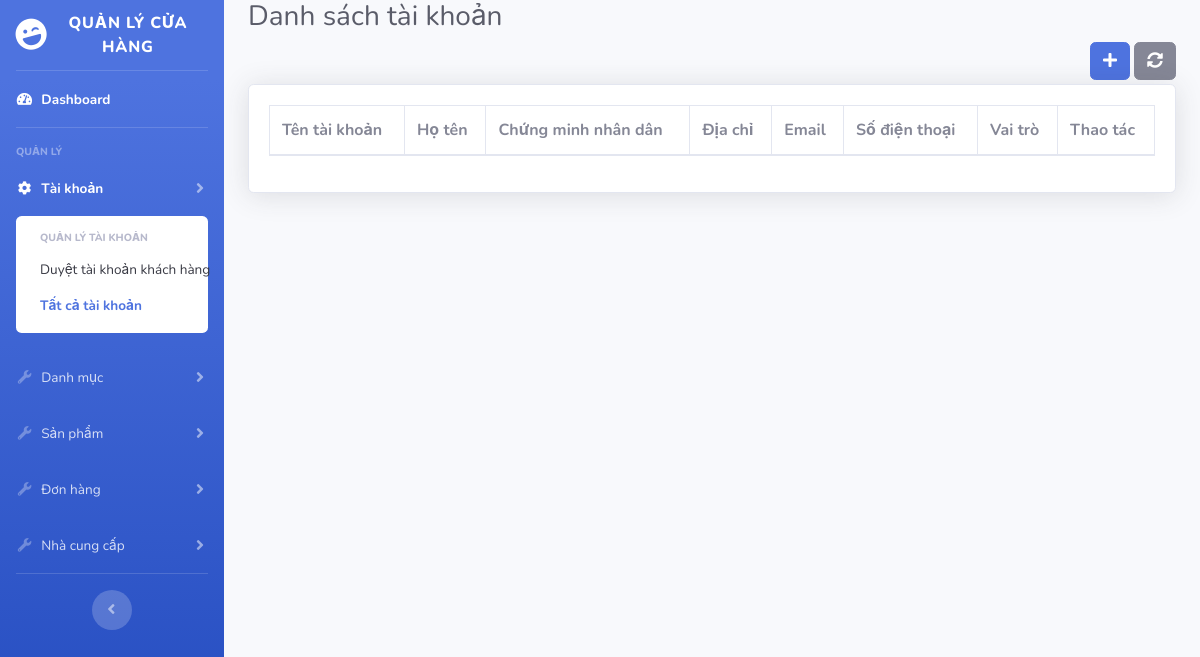
Page /admin/users.php on the earlier database version.
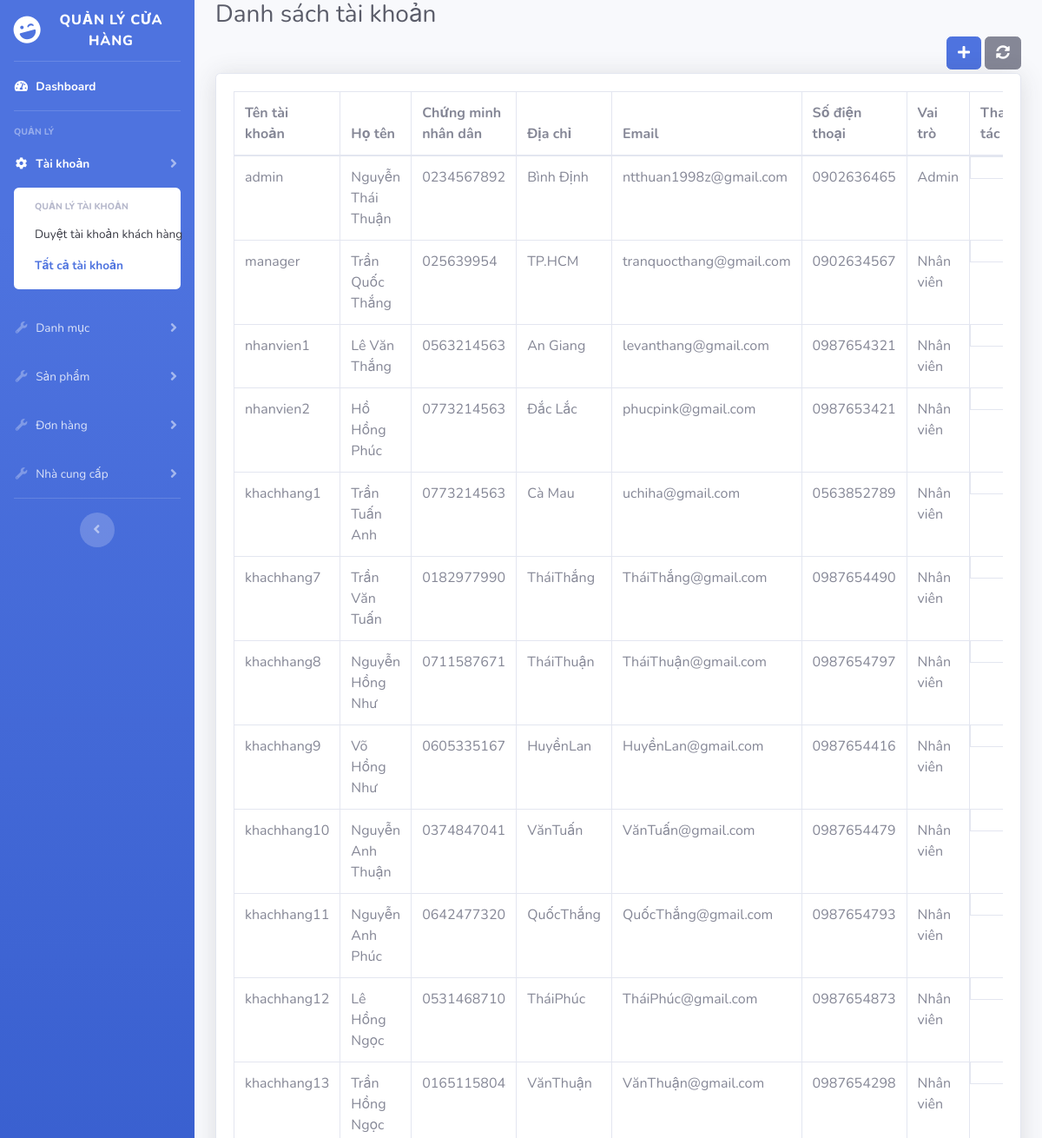
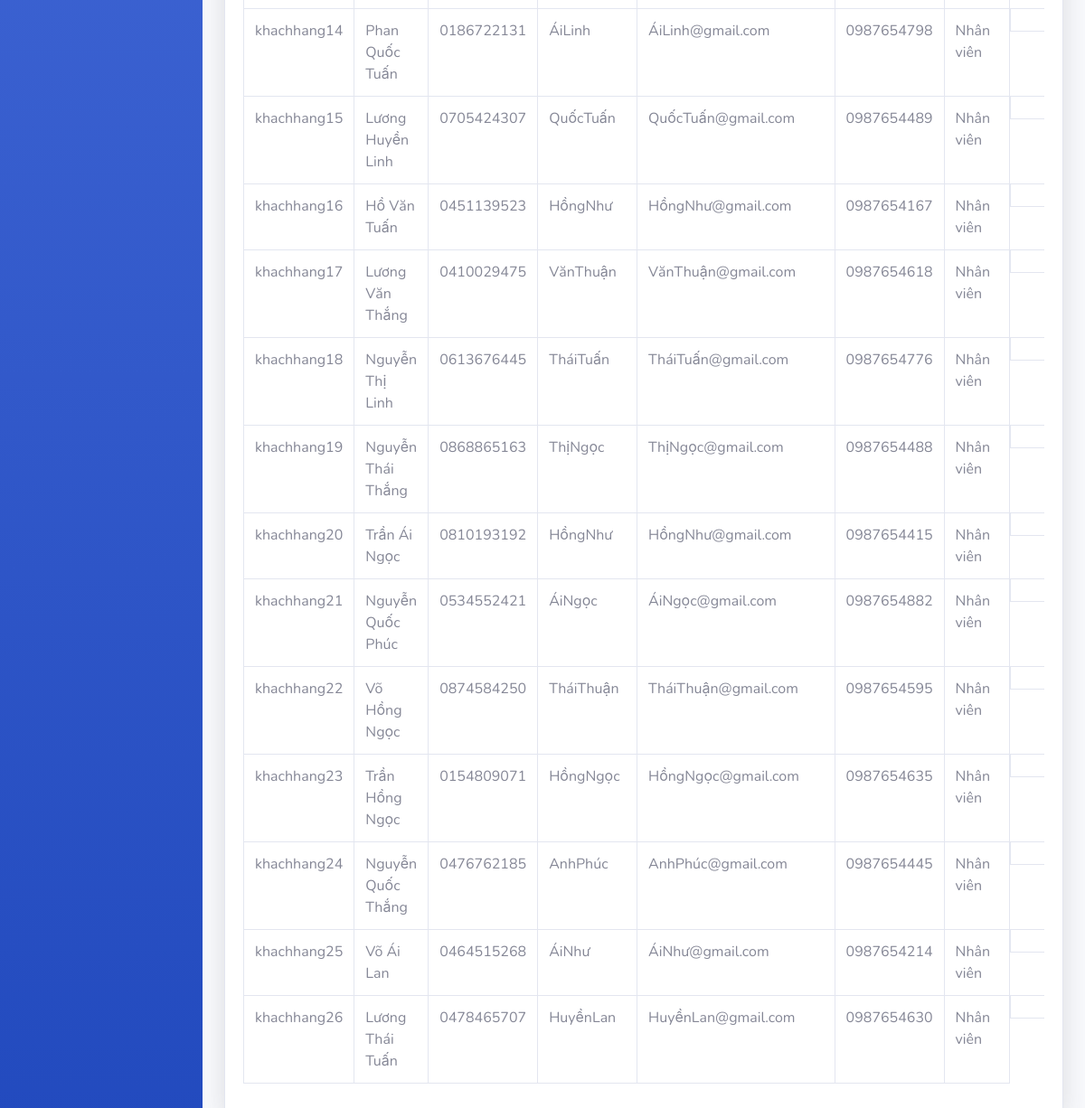
Same page on the later database version (2 pictures, top to bottom).
### tables this page shows
CREATE TABLE `taikhoan` (
  `IDUSER` int(10) NOT NULL,
  `USERNAME` varchar(255) NOT NULL,
  `PASSWORD` varchar(255) NOT NULL,
  `NAME` varchar(255) NOT NULL,
  `CMND` varchar(10) NOT NULL,
  `ADDRESS` varchar(255) NOT NULL,
  `EMAIL` varchar(255) NOT NULL,
  `PHONE` varchar(255) NOT NULL,
  `LEVEL` int(1) NOT NULL,
  `DUYET` tinyint(2) NOT NULL DEFAULT 0
);

### core/db.inc (called while the page is built, shortened)
<?php
   	$databaseName = "pizzacompany";
?>

### core/DataProvider.php (called while the page is built, shortened)
<?php
class DataProvider
{
	public static function executeQuery($sql)
	{
		include ('db.inc');
		if (!($connection = mysqli_connect($hostName,$username,$password,$databaseName)))
			die ("couldn't connect to localhost");
		if (!($result = mysqli_query($connection,$sql)))
			showError();
		return $result;
	}
}
?>

### admin/users.php (the view, shortened to what this page needs)
<?php
include("includes/head.php");
?>
<body id="page-top">
    <div id="wrapper">
        <?php include('includes/sidebar.php'); ?>
        <div id="content-wrapper" class="d-flex flex-column">
            <div id="content">
                <div class="container-fluid">
                    <h1 class="h3 mb-2 text-gray-800">Danh sách tài khoản</h1>
                    <div class="d-flex flex-row-reverse">
                        <button type="button" class="btn btn-secondary mb-1">
                            <i class="fa fa-sync-alt"></i>
                        </button>
                        <button type="button" class="btn btn-primary mb-1 mr-1" data-toggle="modal" data-target="#addUserModal">
                            <i class="fa fa-plus"></i>
                        </button>
                    </div>
                    <div class="card shadow mb-4">
                        <div class="card-body">
                            <div class="table-responsive">
                                <table class="table table-bordered" id="dataTable" width="100%" cellspacing="0">
                                    <thead>
                                        <tr>
                                            <th>Tên tài khoản</th>
                                            <th>Họ tên</th>
                                            <th>Chứng minh nhân dân</th>
                                            <th>Địa chỉ</th>
                                            <th>Email</th>
                                            <th>Số điện thoại</th>
                                            <th>Vai trò</th>
                                            <th>Thao tác</th>
                                        </tr>
                                    </thead>
                                    <tbody>
                                        <?php
                                        $sql = "SELECT * FROM taikhoan WHERE DUYET = 1";
                                        $result = DataProvider::executeQuery($sql);
                                        while ($row = mysqli_fetch_assoc($result)) {
                                            $level = $row['LEVEL'];
                                            switch ($level) {
                                                case 3:
                                                    $role = "Admin";
                                                    break;
                                                case 2:
                                                    $role = "Nhân viên";
                                                    break;
                                                case 1:
                                                    $role = "Nhân viên";
                                                    break;
                                            }
                                            ?>
                                                <tr id="<?php echo $row['IDUSER']; ?>">
                                                    <td><?php echo $row['USERNAME']; ?></td>
                                                    <td><?php echo $row['NAME']; ?></td>
                                                    <td><?php echo $row['CMND']; ?></td>
                                                    <td><?php echo $row['ADDRESS']; ?></td>
                                                    <td><?php echo $row['EMAIL']; ?></td>
                                                    <td><?php echo $row['PHONE']; ?></td>
                                                    <td id="<?php echo $level; ?>"><?php echo $role; ?></td>
                                                    <td style='display:flex'></td>
                                                </tr>
                                            <?php } ?>
                                    </tbody>
                                </table>
                            </div>
                        </div>
                    </div>
                </div>
            </div>
        </div>
    </div>
</body>
</html>

Differences in the rows shown:
now on this page (row edited): taikhoan: USERNAME "admin", NAME "Nguyễn Thái Thuận", CMND "0234567892", ADDRESS "Bình Định", EMAIL "ntthuan1998z@gmail.com", PHONE "0902636465", LEVEL "Admin"
now on this page (row edited): taikhoan: USERNAME "manager", NAME "Trần Quốc Thắng", CMND "025639954", ADDRESS "TP.HCM", EMAIL "tranquocthang@gmail.com", PHONE "0902634567", LEVEL "Nhân viên"
now on this page (row edited): taikhoan: USERNAME "nhanvien1", NAME "Lê Văn Thắng", CMND "0563214563", ADDRESS "An Giang", EMAIL "levanthang@gmail.com", PHONE "0987654321", LEVEL "Nhân viên"
added taikhoan: USERNAME "nhanvien2", NAME "Hồ Hồng Phúc", CMND "0773214563", ADDRESS "Đắc Lắc", EMAIL "phucpink@gmail.com", PHONE "0987653421", LEVEL "Nhân viên"
added taikhoan: USERNAME "khachhang1", NAME "Trần Tuấn Anh", CMND "0773214563", ADDRESS "Cà Mau", EMAIL "uchiha@gmail.com", PHONE "0563852789", LEVEL "Nhân viên"
added taikhoan: USERNAME "khachhang7", NAME "Trần Văn Tuấn", CMND "0182977990", ADDRESS "TháiThắng", EMAIL "TháiThắng@gmail.com", PHONE "0987654490", LEVEL "Nhân viên"
added taikhoan: USERNAME "khachhang8", NAME "Nguyễn Hồng Như", CMND "0711587671", ADDRESS "TháiThuận", EMAIL "TháiThuận@gmail.com", PHONE "0987654797", LEVEL "Nhân viên"
now on this page (row edited): taikhoan: USERNAME "khachhang9", NAME "Võ Hồng Như", CMND "0605335167", ADDRESS "HuyềnLan", EMAIL "HuyềnLan@gmail.com", PHONE "0987654416", LEVEL "Nhân viên"
added taikhoan: USERNAME "khachhang10", NAME "Nguyễn Anh Thuận", CMND "0374847041", ADDRESS "VănTuấn", EMAIL "VănTuấn@gmail.com", PHONE "0987654479", LEVEL "Nhân viên"
now on this page (row edited): taikhoan: USERNAME "khachhang11", NAME "Nguyễn Anh Phúc", CMND "0642477320", ADDRESS "QuốcThắng", EMAIL "QuốcThắng@gmail.com", PHONE "0987654793", LEVEL "Nhân viên"
added taikhoan: USERNAME "khachhang12", NAME "Lê Hồng Ngọc", CMND "0531468710", ADDRESS "TháiPhúc", EMAIL "TháiPhúc@gmail.com", PHONE "0987654873", LEVEL "Nhân viên"
added taikhoan: USERNAME "khachhang13", NAME "Trần Hồng Ngọc", CMND "0165115804", ADDRESS "VănThuận", EMAIL "VănThuận@gmail.com", PHONE "0987654298", LEVEL "Nhân viên"
now on this page (row edited): taikhoan: USERNAME "khachhang14", NAME "Phan Quốc Tuấn", CMND "0186722131", ADDRESS "ÁiLinh", EMAIL "ÁiLinh@gmail.com", PHONE "0987654798", LEVEL "Nhân viên"
now on this page (row edited): taikhoan: USERNAME "khachhang15", NAME "Lương Huyền Linh", CMND "0705424307", ADDRESS "QuốcTuấn", EMAIL "QuốcTuấn@gmail.com", PHONE "0987654489", LEVEL "Nhân viên"
now on this page (row edited): taikhoan: USERNAME "khachhang16", NAME "Hồ Văn Tuấn", CMND "0451139523", ADDRESS "HồngNhư", EMAIL "HồngNhư@gmail.com", PHONE "0987654167", LEVEL "Nhân viên"
added taikhoan: USERNAME "khachhang17", NAME "Lương Văn Thắng", CMND "0410029475", ADDRESS "VănThuận", EMAIL "VănThuận@gmail.com", PHONE "0987654618", LEVEL "Nhân viên"
added taikhoan: USERNAME "khachhang18", NAME "Nguyễn Thị Linh", CMND "0613676445", ADDRESS "TháiTuấn", EMAIL "TháiTuấn@gmail.com", PHONE "0987654776", LEVEL "Nhân viên"
added taikhoan: USERNAME "khachhang19", NAME "Nguyễn Thái Thắng", CMND "0868865163", ADDRESS "ThịNgọc", EMAIL "ThịNgọc@gmail.com", PHONE "0987654488", LEVEL "Nhân viên"
added taikhoan: USERNAME "khachhang20", NAME "Trần Ái Ngọc", CMND "0810193192", ADDRESS "HồngNhư", EMAIL "HồngNhư@gmail.com", PHONE "0987654415", LEVEL "Nhân viên"
added taikhoan: USERNAME "khachhang21", NAME "Nguyễn Quốc Phúc", CMND "0534552421", ADDRESS "ÁiNgọc", EMAIL "ÁiNgọc@gmail.com", PHONE "0987654882", LEVEL "Nhân viên"
added taikhoan: USERNAME "khachhang22", NAME "Võ Hồng Ngọc", CMND "0874584250", ADDRESS "TháiThuận", EMAIL "TháiThuận@gmail.com", PHONE "0987654595", LEVEL "Nhân viên"
added taikhoan: USERNAME "khachhang23", NAME "Trần Hồng Ngọc", CMND "0154809071", ADDRESS "HồngNgọc", EMAIL "HồngNgọc@gmail.com", PHONE "0987654635", LEVEL "Nhân viên"
added taikhoan: USERNAME "khachhang24", NAME "Nguyễn Quốc Thắng", CMND "0476762185", ADDRESS "AnhPhúc", EMAIL "AnhPhúc@gmail.com", PHONE "0987654445", LEVEL "Nhân viên"
added taikhoan: USERNAME "khachhang25", NAME "Võ Ái Lan", CMND "0464515268", ADDRESS "ÁiNhư", EMAIL "ÁiNhư@gmail.com", PHONE "0987654214", LEVEL "Nhân viên"
added taikhoan: USERNAME "khachhang26", NAME "Lương Thái Tuấn", CMND "0478465707", ADDRESS "HuyềnLan", EMAIL "HuyềnLan@gmail.com", PHONE "0987654630", LEVEL "Nhân viên"
